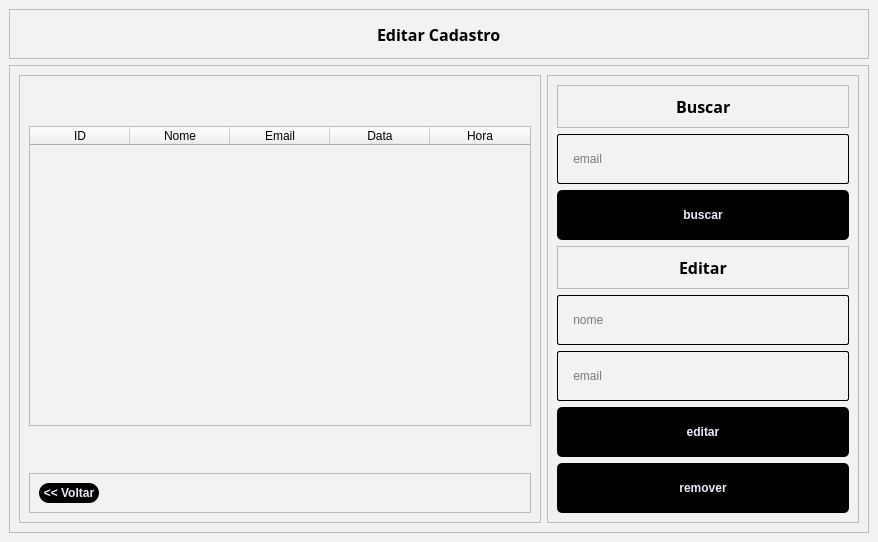
<?xml version="1.0" encoding="UTF-8"?>
<ui version="4.0">
 <class>MainWindow</class>
 <widget class="QMainWindow" name="MainWindow">
  <property name="geometry">
   <rect>
    <x>0</x>
    <y>0</y>
    <width>878</width>
    <height>540</height>
   </rect>
  </property>
  <property name="windowTitle">
   <string>MainWindow</string>
  </property>
  <property name="styleSheet">
   <string notr="true">background-color: rgb(242, 242, 242)</string>
  </property>
  <widget class="QWidget" name="centralwidget">
   <layout class="QVBoxLayout" name="verticalLayout_2">
    <item>
     <widget class="QFrame" name="frame_8">
      <property name="minimumSize">
       <size>
        <width>0</width>
        <height>50</height>
       </size>
      </property>
      <property name="frameShape">
       <enum>QFrame::StyledPanel</enum>
      </property>
      <property name="frameShadow">
       <enum>QFrame::Raised</enum>
      </property>
      <layout class="QHBoxLayout" name="horizontalLayout_5">
       <item>
        <spacer name="horizontalSpacer_7">
         <property name="orientation">
          <enum>Qt::Horizontal</enum>
         </property>
         <property name="sizeHint" stdset="0">
          <size>
           <width>349</width>
           <height>20</height>
          </size>
         </property>
        </spacer>
       </item>
       <item>
        <widget class="QLabel" name="label_5">
         <property name="minimumSize">
          <size>
           <width>125</width>
           <height>0</height>
          </size>
         </property>
         <property name="maximumSize">
          <size>
           <width>125</width>
           <height>16777215</height>
          </size>
         </property>
         <property name="font">
          <font>
           <family>Noto Sans Georgian</family>
           <pointsize>12</pointsize>
           <weight>75</weight>
           <bold>true</bold>
          </font>
         </property>
         <property name="styleSheet">
          <string notr="true">QLabel{
text-align: center;
}</string>
         </property>
         <property name="text">
          <string>Editar Cadastro</string>
         </property>
        </widget>
       </item>
       <item>
        <spacer name="horizontalSpacer_8">
         <property name="orientation">
          <enum>Qt::Horizontal</enum>
         </property>
         <property name="sizeHint" stdset="0">
          <size>
           <width>348</width>
           <height>20</height>
          </size>
         </property>
        </spacer>
       </item>
      </layout>
     </widget>
    </item>
    <item>
     <widget class="QFrame" name="frame_7">
      <property name="frameShape">
       <enum>QFrame::StyledPanel</enum>
      </property>
      <property name="frameShadow">
       <enum>QFrame::Raised</enum>
      </property>
      <layout class="QHBoxLayout" name="horizontalLayout">
       <item>
        <widget class="QFrame" name="frame_2">
         <property name="frameShape">
          <enum>QFrame::StyledPanel</enum>
         </property>
         <property name="frameShadow">
          <enum>QFrame::Raised</enum>
         </property>
         <layout class="QVBoxLayout" name="verticalLayout_3">
          <item>
           <spacer name="verticalSpacer">
            <property name="orientation">
             <enum>Qt::Vertical</enum>
            </property>
            <property name="sizeHint" stdset="0">
             <size>
              <width>20</width>
              <height>40</height>
             </size>
            </property>
           </spacer>
          </item>
          <item>
           <widget class="QTableWidget" name="tableWidget">
            <property name="sizePolicy">
             <sizepolicy hsizetype="Expanding" vsizetype="Expanding">
              <horstretch>0</horstretch>
              <verstretch>0</verstretch>
             </sizepolicy>
            </property>
            <property name="minimumSize">
             <size>
              <width>502</width>
              <height>300</height>
             </size>
            </property>
            <property name="maximumSize">
             <size>
              <width>16777215</width>
              <height>16777215</height>
             </size>
            </property>
            <column>
             <property name="text">
              <string>ID</string>
             </property>
            </column>
            <column>
             <property name="text">
              <string>Nome</string>
             </property>
            </column>
            <column>
             <property name="text">
              <string>Email</string>
             </property>
            </column>
            <column>
             <property name="text">
              <string>Data</string>
             </property>
            </column>
            <column>
             <property name="text">
              <string>Hora</string>
             </property>
            </column>
           </widget>
          </item>
          <item>
           <spacer name="verticalSpacer_4">
            <property name="orientation">
             <enum>Qt::Vertical</enum>
            </property>
            <property name="sizeHint" stdset="0">
             <size>
              <width>20</width>
              <height>40</height>
             </size>
            </property>
           </spacer>
          </item>
          <item>
           <widget class="QFrame" name="frame_5">
            <property name="minimumSize">
             <size>
              <width>0</width>
              <height>30</height>
             </size>
            </property>
            <property name="frameShape">
             <enum>QFrame::StyledPanel</enum>
            </property>
            <property name="frameShadow">
             <enum>QFrame::Raised</enum>
            </property>
            <layout class="QHBoxLayout" name="horizontalLayout_3">
             <item>
              <widget class="QPushButton" name="login_pushButton_logar_4">
               <property name="minimumSize">
                <size>
                 <width>60</width>
                 <height>20</height>
                </size>
               </property>
               <property name="maximumSize">
                <size>
                 <width>60</width>
                 <height>20</height>
                </size>
               </property>
               <property name="font">
                <font>
                 <weight>75</weight>
                 <bold>true</bold>
                </font>
               </property>
               <property name="cursor">
                <cursorShape>PointingHandCursor</cursorShape>
               </property>
               <property name="styleSheet">
                <string notr="true">QPushButton{
	border-radius: 10px;
	border-image: url(:/Close_Image/cil-x.png);
	background-position: center;
		
	color: rgb(240, 233, 249);
	background-color: rgb(0, 0, 0);
	
}
QPushButton:hover{
	
	
	background-color: rgb(42, 42, 42);
	color: rgb(240, 233, 249);
}
QPushButton:pressed{
	background-color: rgb(35, 35, 35);
	color: rgb(200, 200, 200);
}

</string>
               </property>
               <property name="text">
                <string>&lt;&lt; Voltar</string>
               </property>
              </widget>
             </item>
             <item>
              <spacer name="horizontalSpacer_3">
               <property name="orientation">
                <enum>Qt::Horizontal</enum>
               </property>
               <property name="sizeHint" stdset="0">
                <size>
                 <width>40</width>
                 <height>20</height>
                </size>
               </property>
              </spacer>
             </item>
            </layout>
           </widget>
          </item>
         </layout>
        </widget>
       </item>
       <item>
        <widget class="QFrame" name="frame">
         <property name="minimumSize">
          <size>
           <width>300</width>
           <height>0</height>
          </size>
         </property>
         <property name="frameShape">
          <enum>QFrame::StyledPanel</enum>
         </property>
         <property name="frameShadow">
          <enum>QFrame::Raised</enum>
         </property>
         <layout class="QVBoxLayout" name="verticalLayout">
          <item>
           <widget class="QFrame" name="frame_3">
            <property name="frameShape">
             <enum>QFrame::StyledPanel</enum>
            </property>
            <property name="frameShadow">
             <enum>QFrame::Raised</enum>
            </property>
            <layout class="QHBoxLayout" name="horizontalLayout_2">
             <item>
              <spacer name="horizontalSpacer">
               <property name="orientation">
                <enum>Qt::Horizontal</enum>
               </property>
               <property name="sizeHint" stdset="0">
                <size>
                 <width>40</width>
                 <height>20</height>
                </size>
               </property>
              </spacer>
             </item>
             <item>
              <widget class="QLabel" name="label_3">
               <property name="minimumSize">
                <size>
                 <width>0</width>
                 <height>0</height>
                </size>
               </property>
               <property name="maximumSize">
                <size>
                 <width>100</width>
                 <height>16777215</height>
                </size>
               </property>
               <property name="font">
                <font>
                 <family>Noto Sans Georgian</family>
                 <pointsize>12</pointsize>
                 <weight>75</weight>
                 <bold>true</bold>
                </font>
               </property>
               <property name="styleSheet">
                <string notr="true">QLabel{
text-align: center;
}</string>
               </property>
               <property name="text">
                <string>Buscar</string>
               </property>
              </widget>
             </item>
             <item>
              <spacer name="horizontalSpacer_2">
               <property name="orientation">
                <enum>Qt::Horizontal</enum>
               </property>
               <property name="sizeHint" stdset="0">
                <size>
                 <width>40</width>
                 <height>20</height>
                </size>
               </property>
              </spacer>
             </item>
            </layout>
           </widget>
          </item>
          <item>
           <widget class="QLineEdit" name="login_lineEdit_cpf_3">
            <property name="minimumSize">
             <size>
              <width>0</width>
              <height>50</height>
             </size>
            </property>
            <property name="maximumSize">
             <size>
              <width>16777215</width>
              <height>16777215</height>
             </size>
            </property>
            <property name="styleSheet">
             <string notr="true">border-width: 1px;
border-color: black;
border-style: solid;
display: inline-block;
border-radius: 2px;</string>
            </property>
            <property name="inputMask">
             <string/>
            </property>
            <property name="text">
             <string/>
            </property>
            <property name="placeholderText">
             <string>    email</string>
            </property>
           </widget>
          </item>
          <item>
           <widget class="QPushButton" name="login_pushButton_logar">
            <property name="minimumSize">
             <size>
              <width>0</width>
              <height>50</height>
             </size>
            </property>
            <property name="maximumSize">
             <size>
              <width>16777215</width>
              <height>16777215</height>
             </size>
            </property>
            <property name="font">
             <font>
              <weight>75</weight>
              <bold>true</bold>
             </font>
            </property>
            <property name="cursor">
             <cursorShape>PointingHandCursor</cursorShape>
            </property>
            <property name="styleSheet">
             <string notr="true">QPushButton{
	border-radius: 5px;
	border-image: url(:/Close_Image/cil-x.png);
	background-position: center;
		
	color: rgb(240, 233, 249);
	background-color: rgb(0, 0, 0);
	
}
QPushButton:hover{
	
	
	background-color: rgb(42, 42, 42);
	color: rgb(240, 233, 249);
}
QPushButton:pressed{
	background-color: rgb(35, 35, 35);
	color: rgb(200, 200, 200);
}

</string>
            </property>
            <property name="text">
             <string>buscar</string>
            </property>
           </widget>
          </item>
          <item>
           <widget class="QFrame" name="frame_4">
            <property name="frameShape">
             <enum>QFrame::StyledPanel</enum>
            </property>
            <property name="frameShadow">
             <enum>QFrame::Raised</enum>
            </property>
            <layout class="QHBoxLayout" name="horizontalLayout_4">
             <item>
              <spacer name="horizontalSpacer_5">
               <property name="orientation">
                <enum>Qt::Horizontal</enum>
               </property>
               <property name="sizeHint" stdset="0">
                <size>
                 <width>40</width>
                 <height>20</height>
                </size>
               </property>
              </spacer>
             </item>
             <item>
              <widget class="QLabel" name="label_4">
               <property name="minimumSize">
                <size>
                 <width>0</width>
                 <height>0</height>
                </size>
               </property>
               <property name="maximumSize">
                <size>
                 <width>100</width>
                 <height>16777215</height>
                </size>
               </property>
               <property name="font">
                <font>
                 <family>Noto Sans Georgian</family>
                 <pointsize>12</pointsize>
                 <weight>75</weight>
                 <bold>true</bold>
                </font>
               </property>
               <property name="styleSheet">
                <string notr="true">QLabel{
text-align: center;
}</string>
               </property>
               <property name="text">
                <string>Editar</string>
               </property>
              </widget>
             </item>
             <item>
              <spacer name="horizontalSpacer_6">
               <property name="orientation">
                <enum>Qt::Horizontal</enum>
               </property>
               <property name="sizeHint" stdset="0">
                <size>
                 <width>40</width>
                 <height>20</height>
                </size>
               </property>
              </spacer>
             </item>
            </layout>
           </widget>
          </item>
          <item>
           <widget class="QLineEdit" name="login_lineEdit_cpf_5">
            <property name="minimumSize">
             <size>
              <width>0</width>
              <height>50</height>
             </size>
            </property>
            <property name="maximumSize">
             <size>
              <width>16777215</width>
              <height>16777215</height>
             </size>
            </property>
            <property name="styleSheet">
             <string notr="true">border-width: 1px;
border-color: black;
border-style: solid;
display: inline-block;
border-radius: 2px;</string>
            </property>
            <property name="inputMask">
             <string/>
            </property>
            <property name="text">
             <string/>
            </property>
            <property name="placeholderText">
             <string>    nome</string>
            </property>
           </widget>
          </item>
          <item>
           <widget class="QLineEdit" name="login_lineEdit_cpf_4">
            <property name="minimumSize">
             <size>
              <width>0</width>
              <height>50</height>
             </size>
            </property>
            <property name="maximumSize">
             <size>
              <width>16777215</width>
              <height>16777215</height>
             </size>
            </property>
            <property name="styleSheet">
             <string notr="true">border-width: 1px;
border-color: black;
border-style: solid;
display: inline-block;
border-radius: 2px;</string>
            </property>
            <property name="inputMask">
             <string/>
            </property>
            <property name="text">
             <string/>
            </property>
            <property name="placeholderText">
             <string>    email</string>
            </property>
           </widget>
          </item>
          <item>
           <widget class="QPushButton" name="login_pushButton_logar_2">
            <property name="minimumSize">
             <size>
              <width>0</width>
              <height>50</height>
             </size>
            </property>
            <property name="maximumSize">
             <size>
              <width>16777215</width>
              <height>16777215</height>
             </size>
            </property>
            <property name="font">
             <font>
              <weight>75</weight>
              <bold>true</bold>
             </font>
            </property>
            <property name="cursor">
             <cursorShape>PointingHandCursor</cursorShape>
            </property>
            <property name="styleSheet">
             <string notr="true">QPushButton{
	border-radius: 5px;
	border-image: url(:/Close_Image/cil-x.png);
	background-position: center;
		
	color: rgb(240, 233, 249);
	background-color: rgb(0, 0, 0);
	
}
QPushButton:hover{
	
	
	background-color: rgb(42, 42, 42);
	color: rgb(240, 233, 249);
}
QPushButton:pressed{
	background-color: rgb(35, 35, 35);
	color: rgb(200, 200, 200);
}

</string>
            </property>
            <property name="text">
             <string>editar</string>
            </property>
           </widget>
          </item>
          <item>
           <widget class="QPushButton" name="login_pushButton_logar_3">
            <property name="minimumSize">
             <size>
              <width>0</width>
              <height>50</height>
             </size>
            </property>
            <property name="maximumSize">
             <size>
              <width>16777215</width>
              <height>16777215</height>
             </size>
            </property>
            <property name="font">
             <font>
              <weight>75</weight>
              <bold>true</bold>
             </font>
            </property>
            <property name="cursor">
             <cursorShape>PointingHandCursor</cursorShape>
            </property>
            <property name="styleSheet">
             <string notr="true">QPushButton{
	border-radius: 5px;
	border-image: url(:/Close_Image/cil-x.png);
	background-position: center;
		
	color: rgb(240, 233, 249);
	background-color: rgb(0, 0, 0);
	
}
QPushButton:hover{
	
	
	background-color: rgb(42, 42, 42);
	color: rgb(240, 233, 249);
}
QPushButton:pressed{
	background-color: rgb(35, 35, 35);
	color: rgb(200, 200, 200);
}

</string>
            </property>
            <property name="text">
             <string>remover</string>
            </property>
           </widget>
          </item>
         </layout>
        </widget>
       </item>
      </layout>
     </widget>
    </item>
   </layout>
  </widget>
 </widget>
 <resources/>
 <connections/>
</ui>
